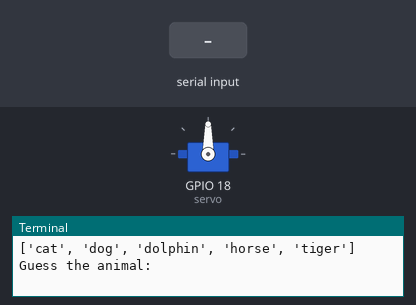
The program below on a simulated Raspberry Pi (BCM pin numbers). Parts: servo, the last lines printed to the terminal. The inputs (shaded band) are chosen by the test bench. Random numbers come from a fixed seed; servo angles are drawn from the pulse width (0.5 ms = 0°, 2.5 ms = 180°).

Above: at 1.2 s.
1.3 s: "1" typed at the terminal, then Enter
At 2.4 s:
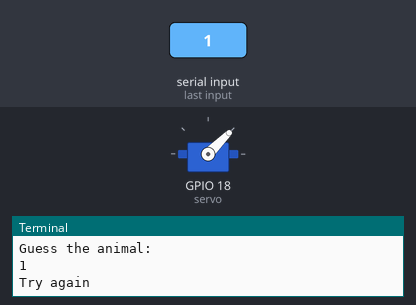
4.3 s: "0" typed at the terminal, then Enter
At 7.1 s:
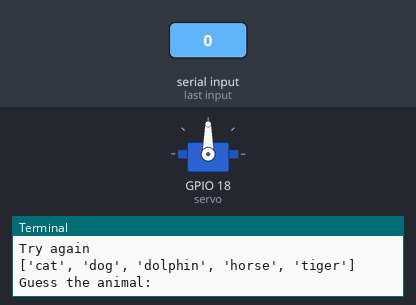
7.3 s: "2" typed at the terminal, then Enter
At 8.2 s:
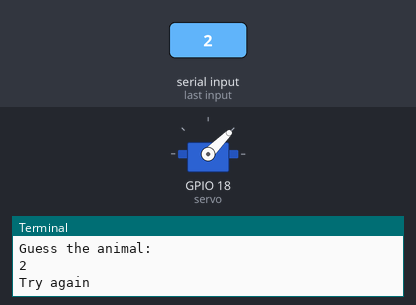
Timing chart, 0 to 10.8 s (numbered marks = the images above; inputs shaded):
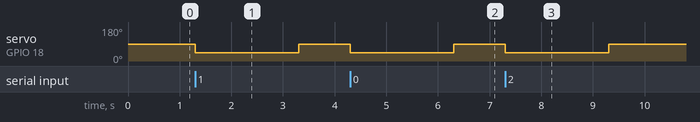

Measured:
- after the input at 1.3 s, servo on GPIO 18 (servo): 90° → 45° at once, → 90° 2.0 s later
- after the input at 4.3 s, servo on GPIO 18 (servo): 90° → 45° at once, → 90° 2.0 s later
- after the input at 7.3 s, servo on GPIO 18 (servo): 90° → 45° at once, → 90° 2.0 s later

The program:

test__1_.py
```python
from gpiozero import Servo
from time import sleep
import random

words=["cat","dog","dolphin","horse","tiger"]

servo=Servo(18)


while True:
    servo.mid()
    r=random.choice(words)
    print(words)
    us=input("Guess the animal: ")
    if r==us:
        print("Excellent")
        servo.max()
        sleep(2)
    elif r!=us:
        print("Try again")
        servo.min()
        sleep(2)


'''
from gpiozero import Servo
from time import sleep

servo=Servo(18)
while True:
    servo.mid()
    print("mid")
    sleep(1)
    servo.max()
    print("Max")
    sleep(1)
    servo.min()
    print("Min")
    sleep(1)

'''
```
